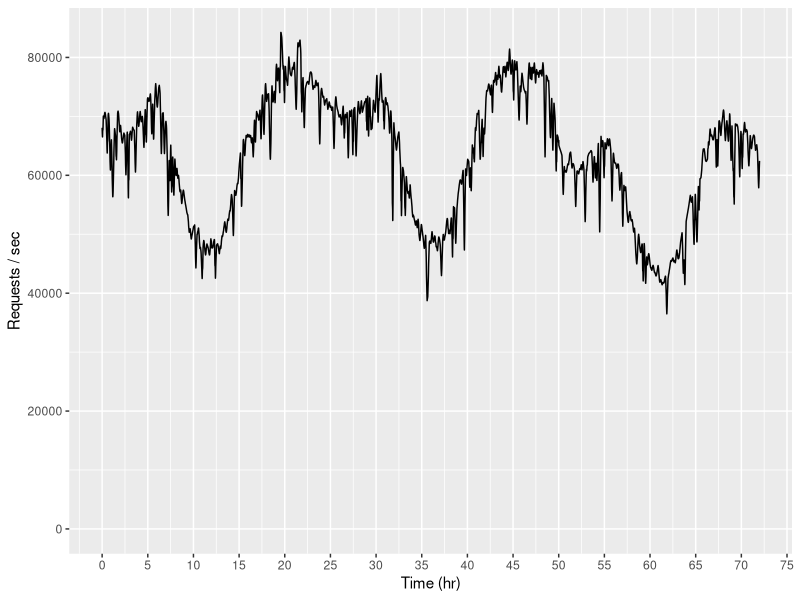

This figure's R source:
#!/usr/bin/env Rscript

library(scales)
library(ggplot2)

data <- read.csv(file="72hr-facebook-trace.csv", header=FALSE)
colnames(data) <- c("Time", "QPS")
data$Time <- data$Time / 3600
pdf("72hr-facebook-trace.pdf", height=2, width=8)
ggplot(data, aes(x=Time, y=QPS)) +
	geom_line() +
	xlab("Time (hr)") + 
	ylab("Requests / sec") +
	scale_x_continuous(breaks=pretty_breaks(n=12)) +
	scale_y_continuous(limits=c(0, NA))
.junk <- dev.off()
